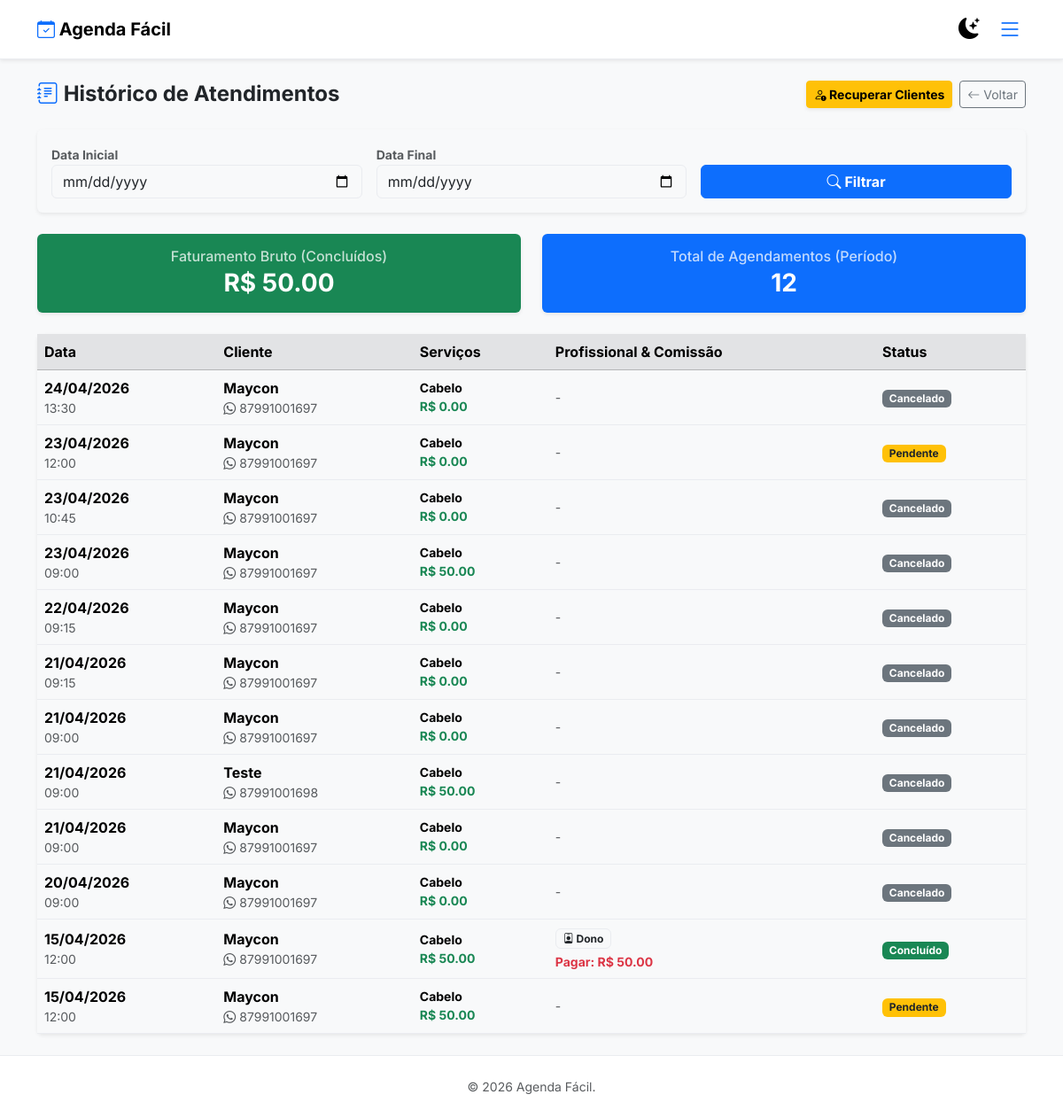
Before: /admin/historico (signed in) with the older database file.
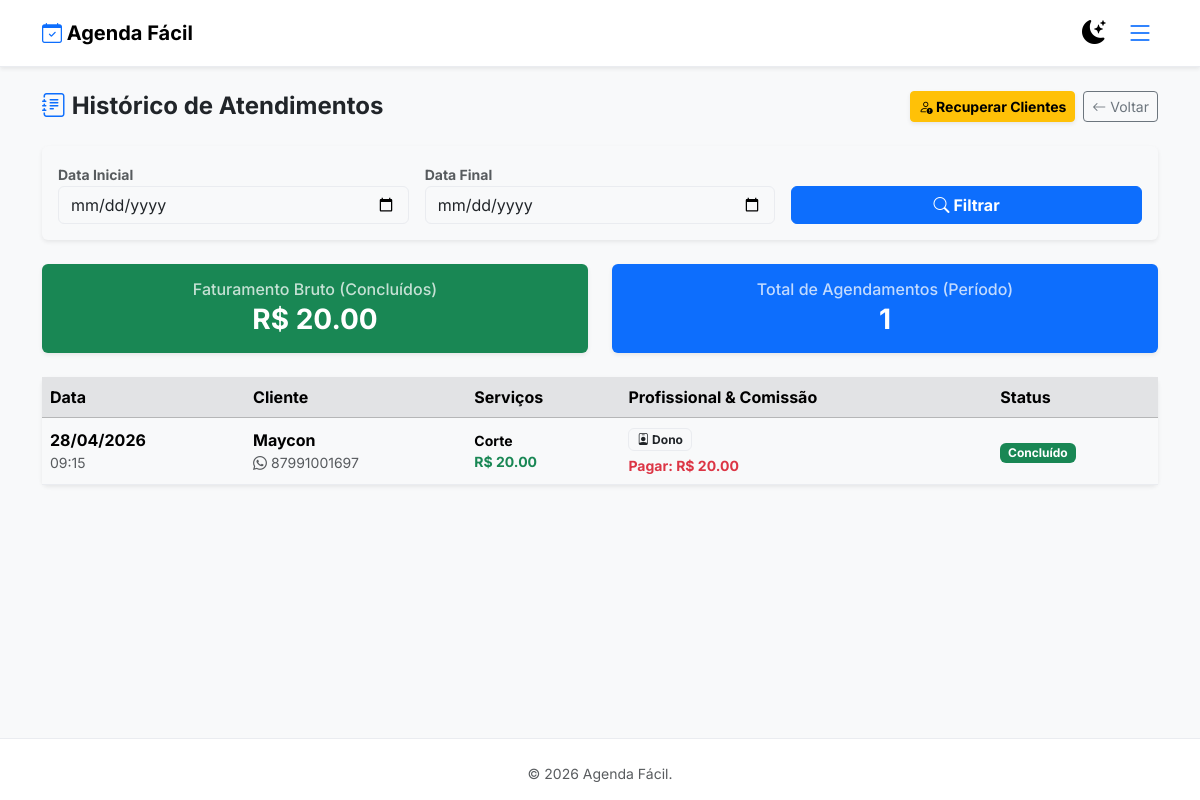
After: the same page with the newer database file.
### app.py (models this page shows, shortened)
class Appointment(db.Model):
    __tablename__ = 'appointments'
    id = db.Column(db.Integer, primary_key=True)
    client_name = db.Column(db.String(150), nullable=False)
    client_phone = db.Column(db.String(20), nullable=False)
    client_email = db.Column(db.String(120), nullable=False)
    appointment_date = db.Column(db.Date, nullable=False)
    appointment_time = db.Column(db.Time, nullable=False)
    notified = db.Column(db.Boolean, default=False)
    total_duration = db.Column(db.Integer, default=0, nullable=False)
    total_price = db.Column(db.Float, default=0.0, nullable=False)
    establishment_id = db.Column(db.Integer, db.ForeignKey('establishments.id'), nullable=False)
    status = db.Column(db.String(20), default='pendente')
    professional_id = db.Column(db.Integer, db.ForeignKey('professionals.id'), nullable=True)
    commission_value = db.Column(db.Float, default=0.0)
    rating = db.Column(db.Integer, nullable=True)
    services = db.relationship('Service', secondary=appointment_services, lazy='subquery', backref=db.backref('appointments', lazy=True))
    edit_token = db.Column(db.String(100), unique=True, nullable=True)
    @property
    def service_names(self):
        return " + ".join([s.name for s in self.services])

class Service(db.Model):
    __tablename__ = 'services'
    id = db.Column(db.Integer, primary_key=True)
    name = db.Column(db.String(100), nullable=False)
    duration = db.Column(db.Integer, nullable=False)
    price = db.Column(db.Float, nullable=False, default=0.0)
    establishment_id = db.Column(db.Integer, db.ForeignKey('establishments.id'), nullable=False)
    category_id = db.Column(db.Integer, db.ForeignKey('categories.id'), nullable=True)
    is_combo = db.Column(db.Boolean, default=False)
    original_price = db.Column(db.Float, nullable=True)
    is_club_included = db.Column(db.Boolean, default=False)

class Professional(db.Model):
    __tablename__ = 'professionals'
    id = db.Column(db.Integer, primary_key=True)
    name = db.Column(db.String(100), nullable=False)
    commission_rate = db.Column(db.Float, default=0.0)
    is_active = db.Column(db.Boolean, default=True)
    establishment_id = db.Column(db.Integer, db.ForeignKey('establishments.id'), nullable=False)
    appointments = db.relationship('Appointment', backref='professional', lazy=True)

### app.py (the view)
@app.route('/admin/historico')
@login_required
def historico_atendimentos():
    if not current_user.establishment.has_access: return redirect(url_for('planos'))
    est = current_user.establishment
    start_date_str = request.args.get('start_date'); end_date_str = request.args.get('end_date')
    query = Appointment.query.filter_by(establishment_id=est.id)
    if start_date_str:
        try: start_date = datetime.strptime(start_date_str, '%Y-%m-%d').date(); query = query.filter(Appointment.appointment_date >= start_date)
        except: pass
    if end_date_str:
        try: end_date = datetime.strptime(end_date_str, '%Y-%m-%d').date(); query = query.filter(Appointment.appointment_date <= end_date)
        except: pass
    appts = query.order_by(Appointment.appointment_date.desc(), Appointment.appointment_time.desc()).all()
    total_revenue = sum(a.total_price for a in appts if a.status in ['concluido', 'arquivado'])
    total_appts = len(appts)
    return render_template('historico.html', appointments=appts, establishment=est, start_date=start_date_str, end_date=end_date_str, total_revenue=total_revenue, total_appts=total_appts)

### app.py (called while the page is built)
@login_manager.user_loader
def load_user(user_id): return Admin.query.get(int(user_id))

    @property
    def has_access(self):
        if self.is_active: return True
        if self.trial_ends and get_now_brazil() < self.trial_ends: return True
        return False

### templates/historico.html (shortened to what this page needs)
{% extends 'layout.html' %}
{% block content %}
<div class="container py-4">
    <div class="d-flex justify-content-between align-items-center mb-4">
        <h2 class="h4 mb-0 fw-bold"><i class="bi bi-journal-text text-primary"></i> Histórico de Atendimentos</h2>
        <div class="d-flex gap-2">
            {% if establishment.plan_type == 'gestao' %}
                <button class="btn btn-warning btn-sm fw-bold shadow-sm" onclick="abrirModalInativos()">
                    <i class="bi bi-person-exclamation"></i> Recuperar Clientes
                </button>
            {% endif %}
            <a href="{{ url_for('admin_dashboard') }}" class="btn btn-outline-secondary btn-sm"><i class="bi bi-arrow-left"></i> Voltar</a>
        </div>
    </div>
    <div class="card shadow-sm border-0 mb-4 bg-body-tertiary">
        <div class="card-body">
            <form method="GET" action="{{ url_for('historico_atendimentos') }}" class="row g-3 align-items-end">
                <div class="col-md-4">
                    <label class="small fw-bold text-muted">Data Inicial</label>
                    <input type="date" name="start_date" class="form-control" value="{{ start_date or '' }}">
                </div>
                <div class="col-md-4">
                    <label class="small fw-bold text-muted">Data Final</label>
                    <input type="date" name="end_date" class="form-control" value="{{ end_date or '' }}">
                </div>
                <div class="col-md-4">
                    <button class="btn btn-primary w-100 fw-bold"><i class="bi bi-search"></i> Filtrar</button>
                </div>
            </form>
        </div>
    </div>
    <div class="row mb-4">
        <div class="col-md-6">
            <div class="card border-0 shadow-sm bg-success text-white">
                <div class="card-body text-center">
                    <h6 class="mb-1 opacity-75">Faturamento Bruto (Concluídos)</h6>
                    <h3 class="mb-0 fw-bold">R$ {{ "%.2f"|format(total_revenue) }}</h3>
                </div>
            </div>
        </div>
        <div class="col-md-6 mt-3 mt-md-0">
            <div class="card border-0 shadow-sm bg-primary text-white">
                <div class="card-body text-center">
                    <h6 class="mb-1 opacity-75">Total de Agendamentos (Período)</h6>
                    <h3 class="mb-0 fw-bold">{{ total_appts }}</h3>
                </div>
            </div>
        </div>
    </div>
    <div class="card shadow-sm border-0">
        <div class="card-body p-0 table-responsive">
            <table class="table table-hover align-middle mb-0">
                <thead class="table-secondary">
                    <tr>
                        <th>Data</th>
                        <th>Cliente</th>
                        <th>Serviços</th>
                        <th>Profissional & Comissão</th>
                        <th>Status</th>
                    </tr>
                </thead>
                <tbody>
                    {% for a in appointments %}
                    <tr>
                        <td>
                            <div class="fw-bold text-body-emphasis">{{ a.appointment_date.strftime('%d/%m/%Y') }}</div>
                            <div class="small text-muted">{{ a.appointment_time.strftime('%H:%M') }}</div>
                        </td>
                        <td>
                            <div class="fw-bold">{{ a.client_name }}</div>
                            <div class="small text-muted"><i class="bi bi-whatsapp"></i> {{ a.client_phone }}</div>
                        </td>
                        <td>
                            <div class="small fw-bold">{{ a.service_names }}</div>
                            <div class="text-success fw-bold small">R$ {{ "%.2f"|format(a.total_price) }}</div>
                        </td>
                        <td>
                            {% if establishment.plan_type == 'gestao' and a.professional %}
                                <div class="badge bg-light border text-dark mb-1"><i class="bi bi-person-badge"></i> {{ a.professional.name }}</div>
                                {% if a.status in ['concluido', 'arquivado'] and a.commission_value > 0 %}
                                    <div class="text-danger small fw-bold" title="Valor a repassar ao profissional">Pagar: R$ {{ "%.2f"|format(a.commission_value) }}</div>
                                {% endif %}
                            {% else %}
                                <span class="text-muted small">-</span>
                            {% endif %}
                        </td>
                        <td>
                            {% if a.status in ['concluido', 'arquivado'] %}
                                <span class="badge bg-success">Concluído</span>
                            {% elif a.status == 'falta' %}
                                <span class="badge bg-danger">Falta (No-show)</span>
                            {% elif a.status == 'cancelado' %}
                                <span class="badge bg-secondary">Cancelado</span>
                            {% else %}
                                <span class="badge bg-warning text-dark">Pendente</span>
                            {% endif %}
                        </td>
                    </tr>
                    {% else %}
                    <tr><td colspan="5" class="text-center py-4 text-muted">Nenhum agendamento encontrado no período.</td></tr>
                    {% endfor %}
                </tbody>
            </table>
        </div>
    </div>
</div>
{% endblock %}

### templates/layout.html (shortened to what this page needs)
<!DOCTYPE html>
<html lang="pt-br">
<head>
    <link href="https://cdn.jsdelivr.net/npm/bootstrap@5.3.3/dist/css/bootstrap.min.css" rel="stylesheet">
    <link rel="stylesheet" href="https://cdn.jsdelivr.net/npm/bootstrap-icons@1.11.3/font/bootstrap-icons.min.css">
</head>
<body>
    <nav class="navbar navbar-expand-lg border-bottom shadow-sm sticky-top py-2 bg-body">
        <div class="container">
            <a class="navbar-brand fw-bold text-body-emphasis" href="{{ url_for('index') }}">
                <i class="bi bi-calendar-check text-primary"></i> Agenda Fácil
            </a>
            <div class="d-flex align-items-center ms-auto gap-3">
                <button class="btn btn-link p-0 border-0 shadow-none text-body-emphasis" onclick="toggleTheme()" title="Mudar Tema">
                    <i class="bi bi-moon-stars-fill fs-4" id="theme-icon"></i>
                </button>
                {% if current_user.is_authenticated %}
                    <button class="btn btn-outline-primary border-0 p-1" type="button" data-bs-toggle="offcanvas" data-bs-target="#sidebarMenu">
                        <i class="bi bi-list fs-3"></i>
                    </button>
                {% endif %}
            </div>
        </div>
    </nav>
    <main class="container-fluid p-0">
        {% block content %}{% endblock %}
    </main>
    <footer class="bg-body border-top pt-4 pb-3 mt-auto">
        <div class="container text-center">
            <p class="text-muted small mb-0">© 2026 Agenda Fácil.</p>
        </div>
    </footer>
</body>
</html>

### templates/layout.html (style rules this page uses)
body { font-family: 'Inter', sans-serif; display: flex; flex-direction: column; min-height: 100vh; }
a { text-decoration: none; }
main { flex: 1; }
body, .navbar, .card, .offcanvas { transition: background-color 0.3s ease, color 0.3s ease, border-color 0.3s ease; }
[data-bs-theme="light"] { --bs-body-bg: #f8f9fa; --bs-card-bg: #ffffff; --bs-border-color: #eaecf0; --bs-tertiary-bg: #f1f3f5; }

Changed rows visible on the page:
removed Appointment: appointment_date "24/04/2026", appointment_time "13:30", client_name "Maycon", client_phone "87991001697", service_names "Cabelo", total_price "0.00", status "Cancelado"
removed Appointment: appointment_date "23/04/2026", appointment_time "12:00", client_name "Maycon", client_phone "87991001697", service_names "Cabelo", total_price "0.00", status "Pendente"
removed Appointment: appointment_date "23/04/2026", appointment_time "10:45", client_name "Maycon", client_phone "87991001697", service_names "Cabelo", total_price "0.00", status "Cancelado"
removed Appointment: appointment_date "23/04/2026", appointment_time "09:00", client_name "Maycon", client_phone "87991001697", service_names "Cabelo", total_price "50.00", status "Cancelado"
removed Appointment: appointment_date "22/04/2026", appointment_time "09:15", client_name "Maycon", client_phone "87991001697", service_names "Cabelo", total_price "0.00", status "Cancelado"
removed Appointment: appointment_date "21/04/2026", appointment_time "09:15", client_name "Maycon", client_phone "87991001697", service_names "Cabelo", total_price "0.00", status "Cancelado"
removed Appointment: appointment_date "21/04/2026", appointment_time "09:00", client_name "Maycon", client_phone "87991001697", service_names "Cabelo", total_price "0.00", status "Cancelado"
removed Appointment: appointment_date "21/04/2026", appointment_time "09:00", client_name "Teste", client_phone "87991001698", service_names "Cabelo", total_price "50.00", status "Cancelado"
removed Appointment: appointment_date "21/04/2026", appointment_time "09:00", client_name "Maycon", client_phone "87991001697", service_names "Cabelo", total_price "0.00", status "Cancelado"
removed Appointment: appointment_date "20/04/2026", appointment_time "09:00", client_name "Maycon", client_phone "87991001697", service_names "Cabelo", total_price "0.00", status "Cancelado"
removed Appointment: appointment_date "15/04/2026", appointment_time "12:00", client_name "Maycon", client_phone "87991001697", service_names "Cabelo", total_price "50.00", status "Pendente"
changed Appointment "Maycon": appointment_date "15/04/2026" → "28/04/2026"; appointment_time "12:00" → "09:15"; service_names "Cabelo" → "Corte"; total_price "50.00" → "20.00"; commission_value "50.00" → "20.00"
Other visible differences:
{{ "%.2f"|format(total_revenue) }}: "50.00" → "20.00"
{{ total_appts }}: "12" → "1"
